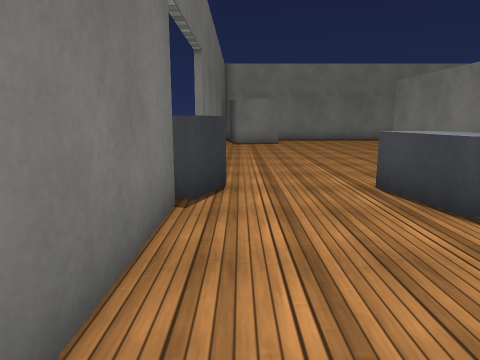
View 1 (above)

24 first-person views from a walk through a scene from a Unity 3-D project. The camera is 1.2 m above the floor, tilts 10° down and sees 70° across. Doors are open. The floor is counted in squares, 1 m on a side. Each view is taken from the middle of a square. On the plan, view 1 faces up. The plan holds only what a view shows up to about 14 squares ahead; the rest is blank. The place goes on beyond the plan. The player is left out. Some animated figures are left out. Surface patterns are stand-ins for the level's own textures.

View 2
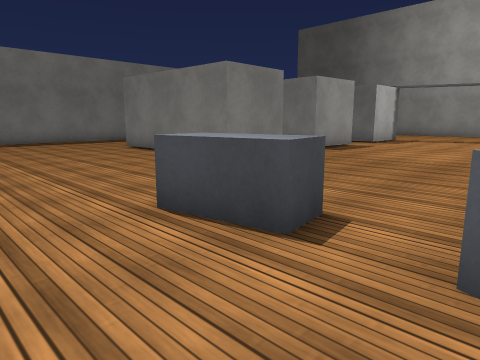

View 3
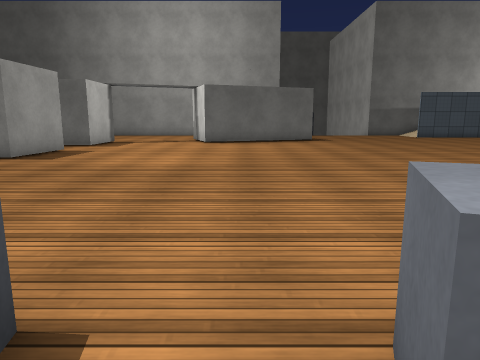

View 4
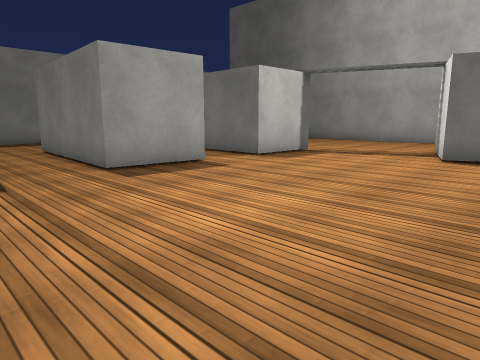

View 5
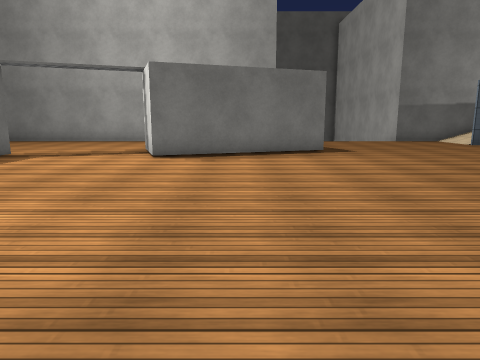

View 6
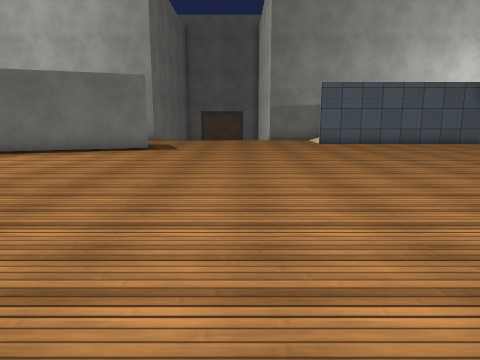

View 7
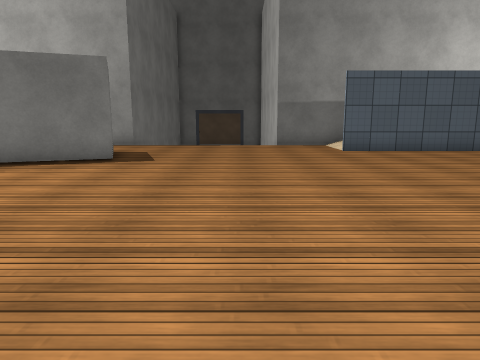

View 8
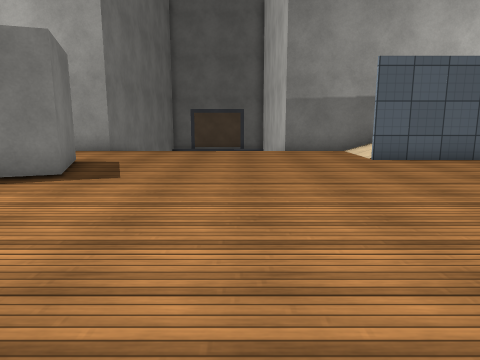

View 9
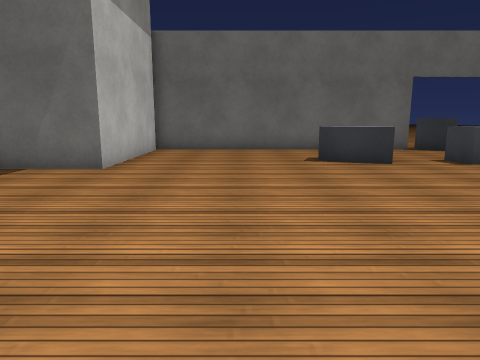

View 10
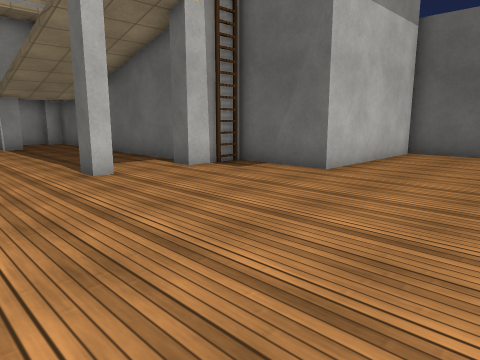

View 11
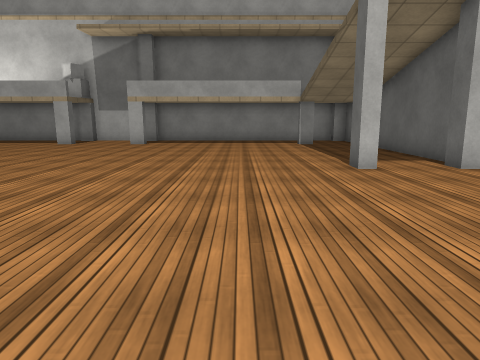

View 12
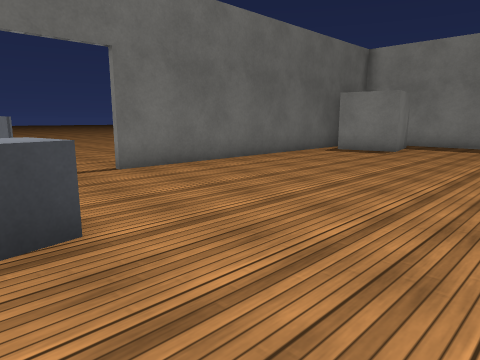

View 13
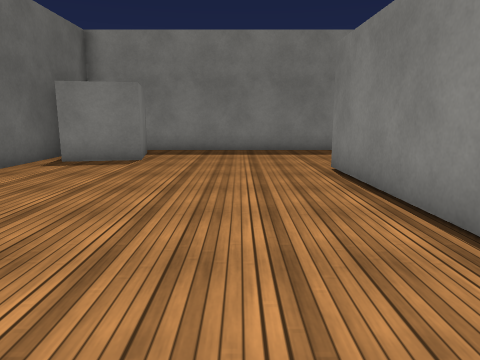

View 14
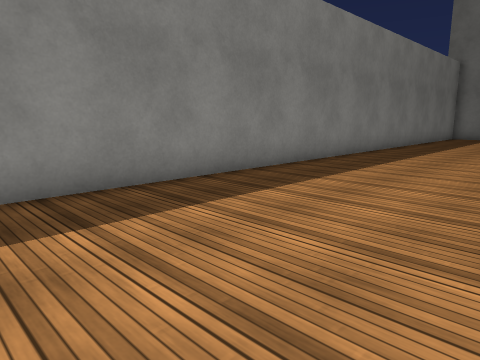

View 15
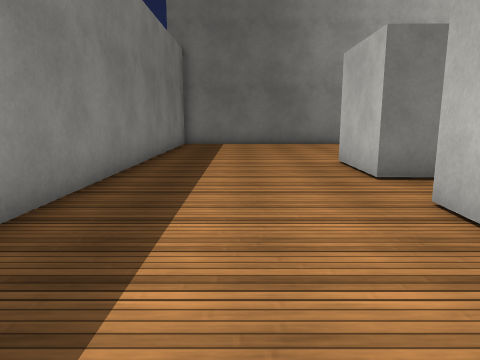

View 16
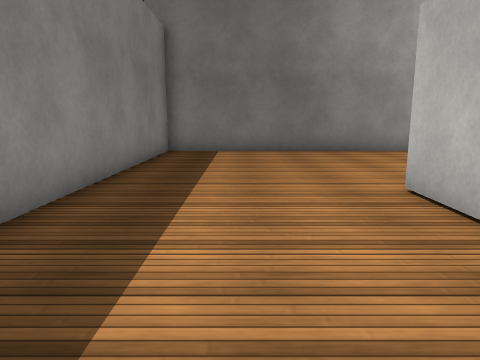

View 17
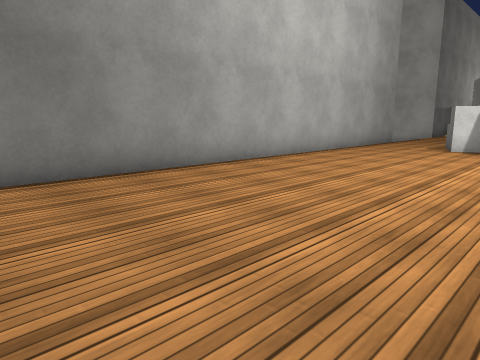

View 18
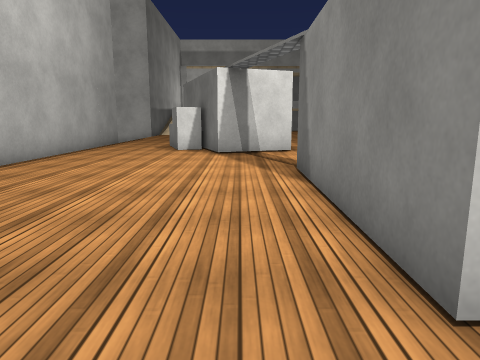

View 19
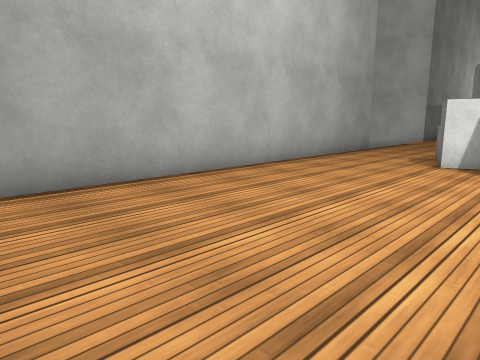

View 20
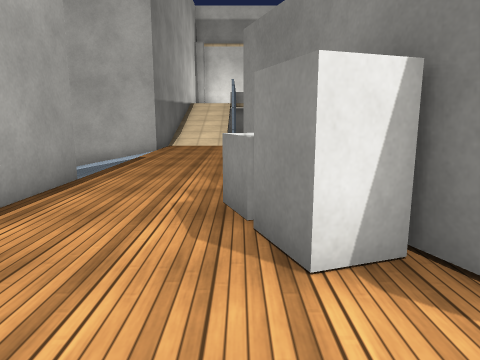

View 21
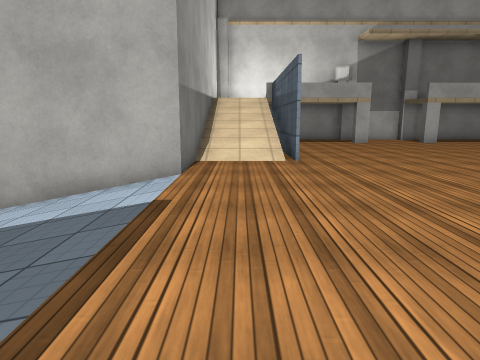

View 22
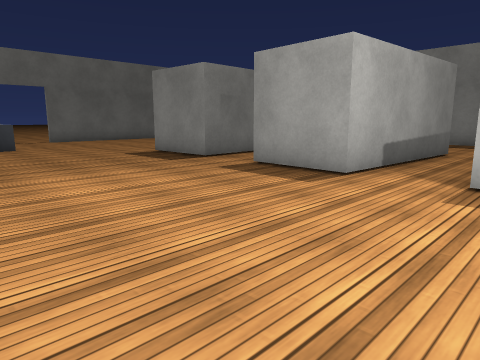

View 23
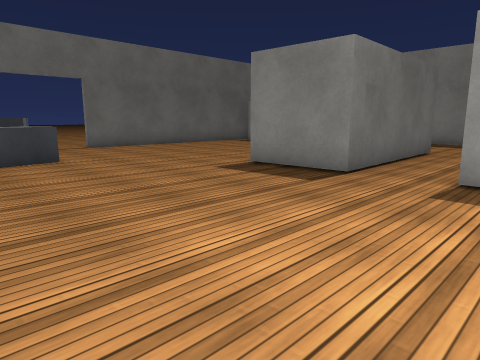

View 24
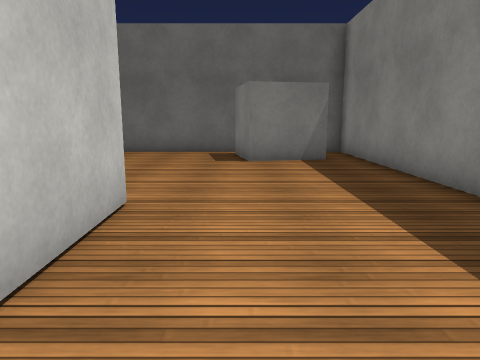

### Floor plan
Points are (right, up) in squares from view 1. A wall is a line through its corners. A room is listed if a view was taken in it or the views show most of it. See-through windows are left out.
Room 1 (views 1, 2, 3, 4, 5, 6, 7, 8, 9, 10, 11, 12, 13, 14, 15, 16, 17, 18, 19, 20, 21, 22, 23, 24)
walls: (10.3, 10.1) (7.4, 10) (7.3, 16.4) (10.2, 16.5) (10.3, 10.1); (24.7, 0.4) (24.9, -0.2) (22.2, -1.2) (20, 4.8) (22.8, 5.8) (23.5, 3.8); (17.8, 15) (17.8, 16.2) (20.7, 16.2) (20.6, 9.6) (17.7, 9.7) (17.8, 12.8); (14.7, 16.3) (15.8, 16.3) (15.4, 9.9) (12.5, 10) (12.9, 16.4); (8.5, -8.4) (9.1, -8.4) (9.1, -9.1); (5.8, -8.4) (6.5, -8.4) (6.5, -9.1); (-0.9, 4.5) (-0.9, -5.4) (4.6, -5.4) (4.6, -7.5); (29.3, 0) (28.3, 0) (28.3, 21.8) (-0.9, 21.8) (-0.9, 21.3); (6.1, -9.8) (6.1, -14.2); (28.3, -9) (28.3, -6.8) (32.5, -6.8); (25.3, -14.2) (25.3, -9); (-0.9, 19.4) (-0.9, 8.8)
ways out: open door at (27, -9) to room 2; open door at (-1, 8)
objects: other object (-1, 5) to (0, 7); cube (0, 18) to (2, 20); other object (3, 0) to (4, 2); other object (3, 4) to (4, 6); ladder (5, -8); block (24, 4) to (25, 4); cube (25, 2) to (25, 3)
Room 2 (no view inside)
walls: (28.3, -13.1) (28.3, -9); (25.4, -9) (25.4, -13.2)
ways out: open door at (27, -9) to room 1

Where each view was taken, in squares from view 1:
view 1: 0 up, 0 right, facing up
view 2: 2 up, 0 right, facing up-right
view 3: 3 up, 2 right, facing right
view 4: 2 up, 9 right, facing up-right
view 5: 2 up, 9 right, facing right
view 6: 5 down, 8 right, facing right
view 7: 5 down, 12 right, facing right
view 8: 5 down, 15 right, facing right
view 9: 2 down, 13 right, facing left
view 10: 1 down, 12 right, facing down-left
view 11: 0 up, 12 right, facing down
view 12: 5 up, 7 right, facing up-left
view 13: 8 up, 5 right, facing up
view 14: 16 up, 4 right, facing up-right
view 15: 19 up, 11 right, facing right
view 16: 19 up, 15 right, facing right
view 17: 19 up, 21 right, facing down-right
view 18: 18 up, 22 right, facing down
view 19: 14 up, 22 right, facing down-right
view 20: 7 up, 25 right, facing down
view 21: 1 up, 27 right, facing down
view 22: 3 up, 19 right, facing up-left
view 23: 3 up, 14 right, facing up-left
view 24: 18 up, 12 right, facing left
